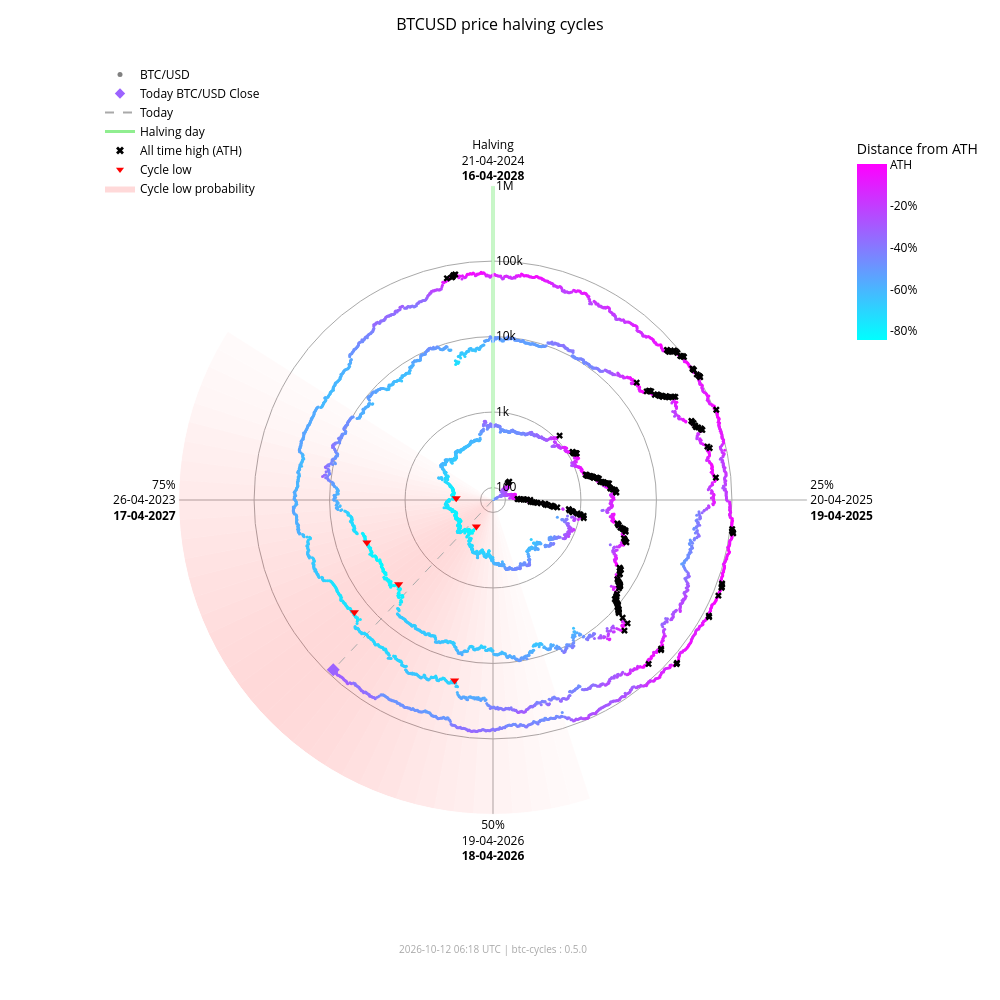

Notebook code cell kept with this figure:
### Markdown cell above
### Interactive chart (plotly)

### Code cell
fig_interactive = btc.plot(
    kind="interactive",
    from_date="2012-11-28",
)
# plotly config for interactivity
config = {"scrollZoom": True, "displayModeBar": True}
# display in notebook
fig_interactive.show(config=config)

### Figure 1 — Plotly figure (JSON) as saved in the notebook; plotly's stock layout.template omitted (floating-point values rounded to 4 significant figures; data arrays with more than 128 entries replaced by an {"elided": "..."} marker saying what was removed)
{"data": [{"fill": "toself", "fillcolor": "rgba(255,0,0,0.018306980149439524)", "hoverinfo": "skip", "line": {"width": 0}, "mode": "lines", "r": [68.43, 1000000, 1000000, 68.43, 68.43], "showlegend": false, "theta": [162.0, 162.0, 165.6, 165.6, 162.0], "type": "scatterpolar"}, {"fill": "toself", "fillcolor": "rgba(255,0,0,0.02405911634527998)", "hoverinfo": "skip", "line": {"width": 0}, "mode": "lines", "r": [68.43, 1000000, 1000000, 68.43, 68.43], "showlegend": false, "theta": [165.6, 165.6, 169.2, 169.2, 165.6], "type": "scatterpolar"}, {"fill": "toself", "fillcolor": "rgba(255,0,0,0.030803449372254352)", "hoverinfo": "skip", "line": {"width": 0}, "mode": "lines", "r": [68.43, 1000000, 1000000, 68.43, 68.43], "showlegend": false, "theta": [169.2, 169.2, 172.8, 172.8, 169.2], "type": "scatterpolar"}, {"fill": "toself", "fillcolor": "rgba(255,0,0,0.03847233586005252)", "hoverinfo": "skip", "line": {"width": 0}, "mode": "lines", "r": [68.43, 1000000, 1000000, 68.43, 68.43], "showlegend": false, "theta": [172.8, 172.8, 176.4, 176.4, 172.8], "type": "scatterpolar"}, {"fill": "toself", "fillcolor": "rgba(255,0,0,0.04694405159551339)", "hoverinfo": "skip", "line": {"width": 0}, "mode": "lines", "r": [68.43, 1000000, 1000000, 68.43, 68.43], "showlegend": false, "theta": [176.4, 176.4, 180.0, 180.0, 176.4], "type": "scatterpolar"}, {"fill": "toself", "fillcolor": "rgba(255,0,0,0.05605603979818329)", "hoverinfo": "skip", "line": {"width": 0}, "mode": "lines", "r": [68.43, 1000000, 1000000, 68.43, 68.43], "showlegend": false, "theta": [180.0, 180.0, 183.6, 183.6, 180.0], "type": "scatterpolar"}, {"fill": "toself", "fillcolor": "rgba(255,0,0,0.06562330627802694)", "hoverinfo": "skip", "line": {"width": 0}, "mode": "lines", "r": [68.43, 1000000, 1000000, 68.43, 68.43], "showlegend": false, "theta": [183.6, 183.6, 187.2, 187.2, 183.6], "type": "scatterpolar"}, {"fill": "toself", "fillcolor": "rgba(255,0,0,0.07545707932574237)", "hoverinfo": "skip", "line": {"width": 0}, "mode": "lines", "r": [68.43, 1000000, 1000000, 68.43, 68.43], "showlegend": false, "theta": [187.2, 187.2, 190.8, 190.8, 187.2], "type": "scatterpolar"}, {"fill": "toself", "fillcolor": "rgba(255,0,0,0.08537841060169407)", "hoverinfo": "skip", "line": {"width": 0}, "mode": "lines", "r": [68.43, 1000000, 1000000, 68.43, 68.43], "showlegend": false, "theta": [190.8, 190.8, 194.4, 194.4, 190.8], "type": "scatterpolar"}, {"fill": "toself", "fillcolor": "rgba(255,0,0,0.09522272137134848)", "hoverinfo": "skip", "line": {"width": 0}, "mode": "lines", "r": [68.43, 1000000, 1000000, 68.43, 68.43], "showlegend": false, "theta": [194.4, 194.4, 198.0, 198.0, 194.4], "type": "scatterpolar"}, {"fill": "toself", "fillcolor": "rgba(255,0,0,0.10483418800389058)", "hoverinfo": "skip", "line": {"width": 0}, "mode": "lines", "r": [68.43, 1000000, 1000000, 68.43, 68.43], "showlegend": false, "theta": [198.0, 198.0, 201.6, 201.6, 198.0], "type": "scatterpolar"}, {"fill": "toself", "fillcolor": "rgba(255,0,0,0.11405248627197925)", "hoverinfo": "skip", "line": {"width": 0}, "mode": "lines", "r": [68.43, 1000000, 1000000, 68.43, 68.43], "showlegend": false, "theta": [201.6, 201.6, 205.2, 205.2, 201.6], "type": "scatterpolar"}, {"fill": "toself", "fillcolor": "rgba(255,0,0,0.12269756305009562)", "hoverinfo": "skip", "line": {"width": 0}, "mode": "lines", "r": [68.43, 1000000, 1000000, 68.43, 68.43], "showlegend": false, "theta": [205.2, 205.2, 208.8, 208.8, 205.2], "type": "scatterpolar"}, {"fill": "toself", "fillcolor": "rgba(255,0,0,0.13055959037792858)", "hoverinfo": "skip", "line": {"width": 0}, "mode": "lines", "r": [68.43, 1000000, 1000000, 68.43, 68.43], "showlegend": false, "theta": [208.8, 208.8, 212.4, 212.4, 208.8], "type": "scatterpolar"}, {"fill": "toself", "fillcolor": "rgba(255,0,0,0.13740037014073872)", "hoverinfo": "skip", "line": {"width": 0}, "mode": "lines", "r": [68.43, 1000000, 1000000, 68.43, 68.43], "showlegend": false, "theta": [212.4, 212.4, 216.0, 216.0, 212.4], "type": "scatterpolar"}, {"fill": "toself", "fillcolor": "rgba(255,0,0,0.14296927208088228)", "hoverinfo": "skip", "line": {"width": 0}, "mode": "lines", "r": [68.43, 1000000, 1000000, 68.43, 68.43], "showlegend": false, "theta": [216.0, 216.0, 219.6, 219.6, 216.0], "type": "scatterpolar"}, {"fill": "toself", "fillcolor": "rgba(255,0,0,0.14703219887325494)", "hoverinfo": "skip", "line": {"width": 0}, "mode": "lines", "r": [68.43, 1000000, 1000000, 68.43, 68.43], "showlegend": false, "theta": [219.6, 219.6, 223.2, 223.2, 219.6], "type": "scatterpolar"}, {"fill": "toself", "fillcolor": "rgba(255,0,0,0.14940752827264187)", "hoverinfo": "skip", "line": {"width": 0}, "mode": "lines", "r": [68.43, 1000000, 1000000, 68.43, 68.43], "showlegend": false, "theta": [223.2, 223.2, 226.8, 226.8, 223.2], "type": "scatterpolar"}, {"fill": "toself", "fillcolor": "rgba(255,0,0,0.15)", "hoverinfo": "skip", "line": {"width": 0}, "mode": "lines", "r": [68.43, 1000000, 1000000, 68.43, 68.43], "showlegend": false, "theta": [226.8, 226.8, 230.4, 230.4, 226.8], "type": "scatterpolar"}, {"fill": "toself", "fillcolor": "rgba(255,0,0,0.14882314851976614)", "hoverinfo": "skip", "line": {"width": 0}, "mode": "lines", "r": [68.43, 1000000, 1000000, 68.43, 68.43], "showlegend": false, "theta": [230.4, 230.4, 234.0, 234.0, 230.4], "type": "scatterpolar"}, {"fill": "toself", "fillcolor": "rgba(255,0,0,0.14600334989350275)", "hoverinfo": "skip", "line": {"width": 0}, "mode": "lines", "r": [68.43, 1000000, 1000000, 68.43, 68.43], "showlegend": false, "theta": [234.0, 234.0, 237.6, 237.6, 234.0], "type": "scatterpolar"}, {"fill": "toself", "fillcolor": "rgba(255,0,0,0.14176315293000513)", "hoverinfo": "skip", "line": {"width": 0}, "mode": "lines", "r": [68.43, 1000000, 1000000, 68.43, 68.43], "showlegend": false, "theta": [237.6, 237.6, 241.2, 241.2, 237.6], "type": "scatterpolar"}, {"fill": "toself", "fillcolor": "rgba(255,0,0,0.1363869302869166)", "hoverinfo": "skip", "line": {"width": 0}, "mode": "lines", "r": [68.43, 1000000, 1000000, 68.43, 68.43], "showlegend": false, "theta": [241.2, 241.2, 244.8, 244.8, 241.2], "type": "scatterpolar"}, {"fill": "toself", "fillcolor": "rgba(255,0,0,0.13017643696734477)", "hoverinfo": "skip", "line": {"width": 0}, "mode": "lines", "r": [68.43, 1000000, 1000000, 68.43, 68.43], "showlegend": false, "theta": [244.8, 244.8, 248.4, 248.4, 244.8], "type": "scatterpolar"}, {"fill": "toself", "fillcolor": "rgba(255,0,0,0.1234063302665758)", "hoverinfo": "skip", "line": {"width": 0}, "mode": "lines", "r": [68.43, 1000000, 1000000, 68.43, 68.43], "showlegend": false, "theta": [248.4, 248.4, 252.0, 252.0, 248.4], "type": "scatterpolar"}, {"fill": "toself", "fillcolor": "rgba(255,0,0,0.11628949020714345)", "hoverinfo": "skip", "line": {"width": 0}, "mode": "lines", "r": [68.43, 1000000, 1000000, 68.43, 68.43], "showlegend": false, "theta": [252.0, 252.0, 255.6, 255.6, 252.0], "type": "scatterpolar"}, {"fill": "toself", "fillcolor": "rgba(255,0,0,0.108959277972535)", "hoverinfo": "skip", "line": {"width": 0}, "mode": "lines", "r": [68.43, 1000000, 1000000, 68.43, 68.43], "showlegend": false, "theta": [255.6, 255.6, 259.2, 259.2, 255.6], "type": "scatterpolar"}, {"fill": "toself", "fillcolor": "rgba(255,0,0,0.1014715299920515)", "hoverinfo": "skip", "line": {"width": 0}, "mode": "lines", "r": [68.43, 1000000, 1000000, 68.43, 68.43], "showlegend": false, "theta": [259.2, 259.2, 262.8, 262.8, 259.2], "type": "scatterpolar"}, {"fill": "toself", "fillcolor": "rgba(255,0,0,0.09382430417652897)", "hoverinfo": "skip", "line": {"width": 0}, "mode": "lines", "r": [68.43, 1000000, 1000000, 68.43, 68.43], "showlegend": false, "theta": [262.8, 262.8, 266.4, 266.4, 262.8], "type": "scatterpolar"}, {"fill": "toself", "fillcolor": "rgba(255,0,0,0.08598937207621672)", "hoverinfo": "skip", "line": {"width": 0}, "mode": "lines", "r": [68.43, 1000000, 1000000, 68.43, 68.43], "showlegend": false, "theta": [266.4, 266.4, 270.0, 270.0, 266.4], "type": "scatterpolar"}, {"fill": "toself", "fillcolor": "rgba(255,0,0,0.07794710108398434)", "hoverinfo": "skip", "line": {"width": 0}, "mode": "lines", "r": [68.43, 1000000, 1000000, 68.43, 68.43], "showlegend": false, "theta": [270.0, 270.0, 273.6, 273.6, 270.0], "type": "scatterpolar"}, {"fill": "toself", "fillcolor": "rgba(255,0,0,0.06971614429145927)", "hoverinfo": "skip", "line": {"width": 0}, "mode": "lines", "r": [68.43, 1000000, 1000000, 68.43, 68.43], "showlegend": false, "theta": [273.6, 273.6, 277.2, 277.2, 273.6], "type": "scatterpolar"}, {"fill": "toself", "fillcolor": "rgba(255,0,0,0.061371174705723626)", "hoverinfo": "skip", "line": {"width": 0}, "mode": "lines", "r": [68.43, 1000000, 1000000, 68.43, 68.43], "showlegend": false, "theta": [277.2, 277.2, 280.8, 280.8, 277.2], "type": "scatterpolar"}, {"fill": "toself", "fillcolor": "rgba(255,0,0,0.05304520605236535)", "hoverinfo": "skip", "line": {"width": 0}, "mode": "lines", "r": [68.43, 1000000, 1000000, 68.43, 68.43], "showlegend": false, "theta": [280.8, 280.8, 284.4, 284.4, 280.8], "type": "scatterpolar"}, {"fill": "toself", "fillcolor": "rgba(255,0,0,0.044916938988340704)", "hoverinfo": "skip", "line": {"width": 0}, "mode": "lines", "r": [68.43, 1000000, 1000000, 68.43, 68.43], "showlegend": false, "theta": [284.4, 284.4, 288.0, 288.0, 284.4], "type": "scatterpolar"}, {"fill": "toself", "fillcolor": "rgba(255,0,0,0.0371870550186571)", "hoverinfo": "skip", "line": {"width": 0}, "mode": "lines", "r": [68.43, 1000000, 1000000, 68.43, 68.43], "showlegend": false, "theta": [288.0, 288.0, 291.6, 291.6, 288.0], "type": "scatterpolar"}, {"fill": "toself", "fillcolor": "rgba(255,0,0,0.030049603184432498)", "hoverinfo": "skip", "line": {"width": 0}, "mode": "lines", "r": [68.43, 1000000, 1000000, 68.43, 68.43], "showlegend": false, "theta": [291.6, 291.6, 295.2, 295.2, 291.6], "type": "scatterpolar"}, {"fill": "toself", "fillcolor": "rgba(255,0,0,0.023665126797805223)", "hoverinfo": "skip", "line": {"width": 0}, "mode": "lines", "r": [68.43, 1000000, 1000000, 68.43, 68.43], "showlegend": false, "theta": [295.2, 295.2, 298.8, 298.8, 295.2], "type": "scatterpolar"}, {"fill": "toself", "fillcolor": "rgba(255,0,0,0.018141004067302662)", "hoverinfo": "skip", "line": {"width": 0}, "mode": "lines", "r": [68.43, 1000000, 1000000, 68.43, 68.43], "showlegend": false, "theta": [298.8, 298.8, 302.4, 302.4, 298.8], "type": "scatterpolar"}, {"hoverinfo": "skip", "line": {"color": "darkgrey", "dash": "dash", "width": 1}, "mode": "lines", "r": [68.43, 83680.0], "showlegend": false, "theta": [223.3, 223.3], "type": "scatterpolar"}, {"hoverinfo": "skip", "line": {"color": "lightgreen", "width": 3}, "mode": "lines", "r": [68.43, 1000000], "showlegend": false, "theta": [0, 0], "type": "scatterpolar"}, {"hoverinfo": "text", "marker": {"color": {"elided": "4916 str values"}, "size": 3}, "mode": "markers", "r": {"elided": "4916 float values"}, "showlegend": false, "text": {"elided": "4916 str values"}, "theta": {"elided": "4916 float values"}, "type": "scatterpolar"}, {"hoverinfo": "text", "marker": {"color": "#9c63ff", "size": 10, "symbol": "diamond"}, "mode": "markers", "r": [83680.0], "showlegend": false, "text": ["Today<br>Date: 2026-10-11<br>Price: $83,679.46"], "theta": [223.3], "type": "scatterpolar"}, {"hoverinfo": "text", "marker": {"color": "black", "size": 6, "symbol": "x"}, "mode": "markers", "r": {"elided": "182 float values"}, "showlegend": false, "text": {"elided": "182 str values"}, "theta": {"elided": "182 float values"}, "type": "scatterpolar"}, {"hoverinfo": "text", "marker": {"color": "red", "size": 8, "symbol": "triangle-down"}, "mode": "markers", "r": [178.1, 210.5, 3237.0, 3961.0, 19020.0, 15790.0], "showlegend": false, "text": ["Cycle Low<br>Date: 2015-01-14<br>Price: $178.10<br>ATH distance: -84.5%", "Cycle Low<br>Date: 2015-08-24<br>Price: $210.49<br>ATH distance: -81.7%", "Cycle Low<br>Date: 2018-12-15<br>Price: $3,236.76<br>ATH distance: -83.4%", "Cycle Low<br>Date: 2019-03-15<br>Price: $3,960.91<br>ATH distance: -79.7%", "Cycle Low<br>Date: 2022-06-18<br>Price: $19,017.64<br>ATH distance: -71.9%", "Cycle Low<br>Date: 2022-11-21<br>Price: $15,787.28<br>ATH distance: -76.6%"], "theta": [212.1, 272.7, 228.3, 251.4, 192.0, 231.0], "type": "scatterpolar"}, {"marker": {"color": "grey", "size": 5}, "mode": "markers", "name": "BTC/USD", "r": [null], "theta": [null], "type": "scatterpolar"}, {"marker": {"color": "#9c63ff", "size": 8, "symbol": "diamond"}, "mode": "markers", "name": "Today BTC/USD Close", "r": [null], "theta": [null], "type": "scatterpolar"}, {"line": {"color": "darkgrey", "dash": "dash"}, "mode": "lines", "name": "Today", "r": [null], "theta": [null], "type": "scatterpolar"}, {"line": {"color": "lightgreen", "width": 3}, "mode": "lines", "name": "Halving day", "r": [null], "theta": [null], "type": "scatterpolar"}, {"marker": {"color": "black", "size": 7, "symbol": "x"}, "mode": "markers", "name": "All time high (ATH)", "r": [null], "theta": [null], "type": "scatterpolar"}, {"marker": {"color": "red", "size": 7, "symbol": "triangle-down"}, "mode": "markers", "name": "Cycle low", "r": [null], "theta": [null], "type": "scatterpolar"}, {"fill": "toself", "fillcolor": "rgba(255,0,0,0.15)", "line": {"width": 0}, "mode": "lines", "name": "Cycle low probability", "r": [null], "theta": [null], "type": "scatterpolar"}, {"hoverinfo": "skip", "marker": {"cmax": 0, "cmin": -0.8453, "color": [0], "colorbar": {"len": 0.25, "ticktext": ["ATH", "-20%", "-40%", "-60%", "-80%", "-100%"], "tickvals": [0, -0.2, -0.4, -0.6, -0.8, -1.0], "title": {"text": "Distance from ATH"}, "x": 0.95, "y": 0.92, "yanchor": "top"}, "colorscale": {"elided": "256x2 mixed values"}, "showscale": true, "size": 0}, "mode": "markers", "r": [null], "showlegend": false, "theta": [null], "type": "scatterpolar"}], "layout": {"annotations": [{"font": {"color": "darkgrey", "size": 10}, "showarrow": false, "text": "2026-10-12 06:18 UTC | btc-cycles : 0.5.0", "x": 0.5, "xref": "paper", "y": -0.02, "yref": "paper"}], "font": {"color": "black"}, "height": 1000, "legend": {"bgcolor": "rgba(0,0,0,0)", "font": {"color": "black"}, "x": 0.0, "y": 1.0}, "margin": {"b": 60, "l": 100, "r": 80, "t": 60}, "paper_bgcolor": "white", "plot_bgcolor": "white", "polar": {"angularaxis": {"color": "black", "direction": "clockwise", "gridcolor": "darkgrey", "rotation": 90, "ticktext": ["Halving<br>21-04-2024<br><b>16-04-2028</b>", "25%<br>20-04-2025<br><b>19-04-2025</b>", "50%<br>19-04-2026<br><b>18-04-2026</b>", "75%<br>26-04-2023<br><b>17-04-2027</b>"], "tickvals": [0, 90, 180, 270]}, "bgcolor": "white", "domain": {"x": [0.1, 0.9], "y": [0.05, 0.95]}, "radialaxis": {"angle": 90, "color": "black", "gridcolor": "darkgrey", "range": [1.835, 6.0], "tickangle": 90, "ticktext": ["100", "1k", "10k", "100k", "1M"], "tickvals": [100, 1000, 10000, 100000, 1000000], "type": "log"}}, "title": {"font": {"color": "black", "size": 16}, "text": "BTCUSD price halving cycles", "x": 0.5}, "width": 1000}}
